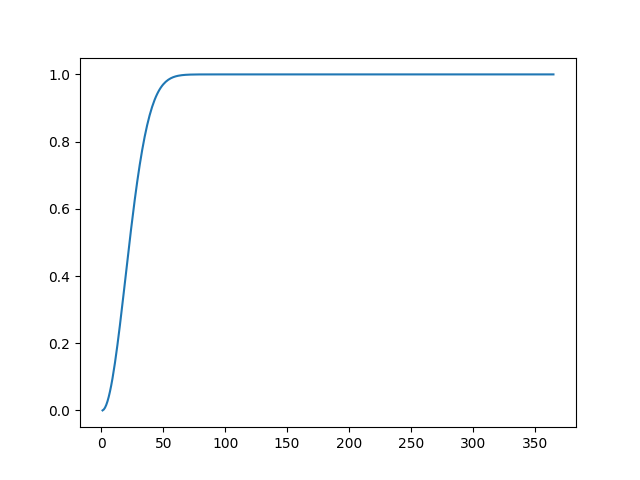

The Python source for this figure:
import matplotlib.pyplot as plt

DAYS = 365
x = list(range(1, 366))
y = []

def calculate_prob(n):
    #returns probability of birthday overlap when there's n people
    prob = 1
    for i in range(n):
        prob *= (DAYS - i) / DAYS
    return 1 - prob

def drawplot(x, y):
    #draw and save plot of birthday problem
    for i in x:
        y.append(calculate_prob(i))
    plt.plot(x, y)
    plt.savefig('birthdayprob')

drawplot(x, y)

